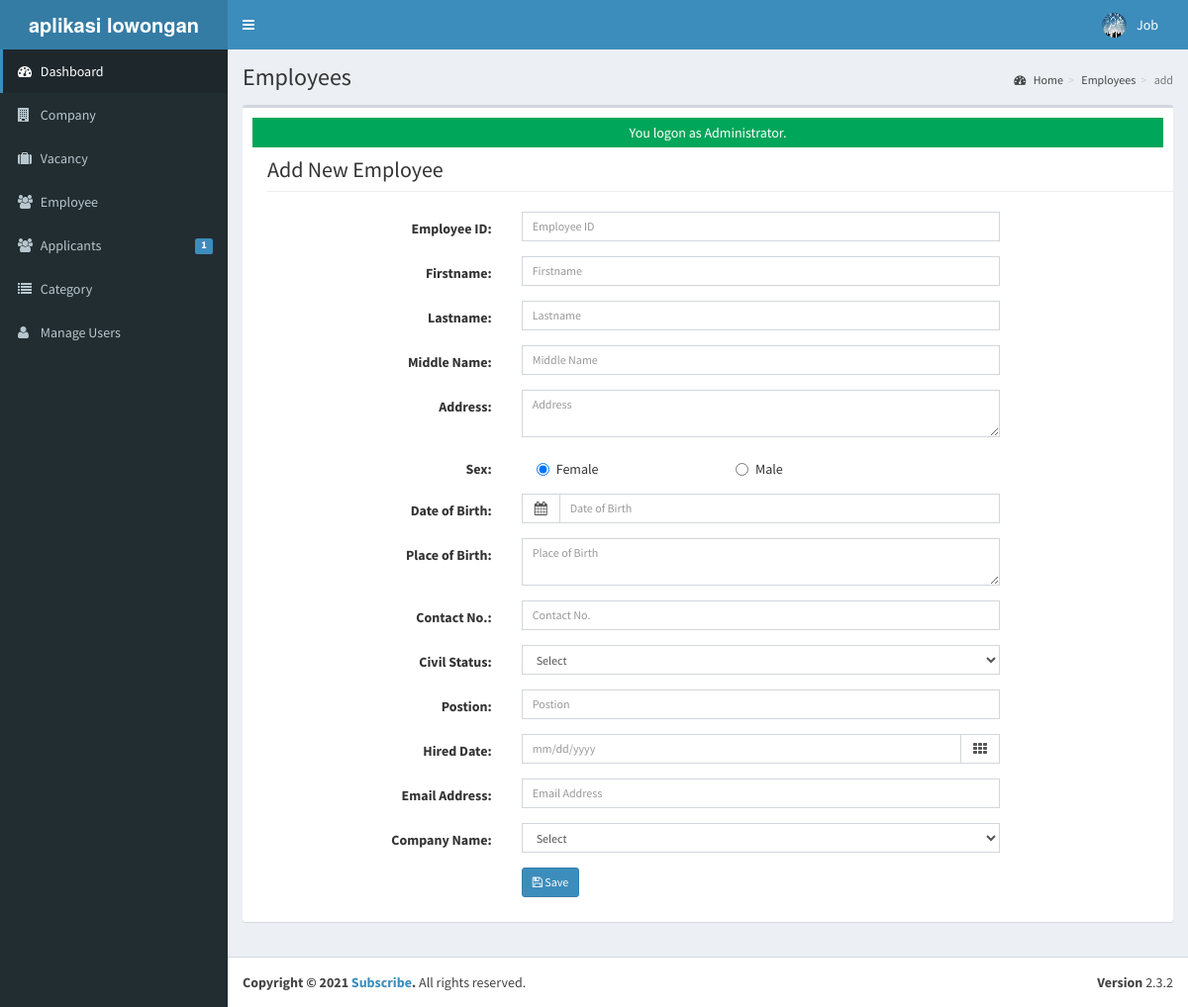
The page /admin/employee/index.php?view=add (signed in) on the database its author committed.
### tables this page shows
CREATE TABLE `tblusers` (
  `USERID` varchar(30) NOT NULL,
  `FULLNAME` varchar(40) NOT NULL,
  `USERNAME` varchar(90) NOT NULL,
  `PASS` varchar(90) NOT NULL,
  `ROLE` varchar(30) NOT NULL,
  `PICLOCATION` varchar(255) NOT NULL
);

### admin/employee/add.php (the view, shortened to what the rows shown need)
<section id="feature" class="transparent-bg">
       <div class="container">
          <div class="center wow fadeInDown">
                <h2 class="page-header">Add New Employee</h2>
           </div>
       </div>
   </section>

### admin/theme/templates.php (shortened to what the rows shown need)
<!DOCTYPE html>
<html>
    <head>
        <link rel="stylesheet" href="<?php echo web_root;?>bootstrap/css/bootstrap.min.css">
        <link rel="stylesheet" href="<?php echo web_root;?>plugins/font-awesome/css/font-awesome.min.css">
        <link rel="stylesheet" href="<?php echo web_root;?>dist/css/AdminLTE.min.css">
        <link rel="stylesheet" href="<?php echo web_root;?>dist/css/skins/_all-skins.min.css">
        <link rel="stylesheet" href="<?php echo web_root;?>plugins/iCheck/flat/blue.css">
        <link rel="stylesheet" href="<?php echo web_root;?>plugins/morris/morris.css">
        <link rel="stylesheet" href="<?php echo web_root;?>plugins/jvectormap/jquery-jvectormap-1.2.2.css">
        <link href="<?php echo web_root; ?>plugins/datepicker/bootstrap-datetimepicker.min.css" rel="stylesheet" media="screen">
        <link rel="stylesheet" href="<?php echo web_root;?>plugins/dataTables/jquery.dataTables.min.css">
        <link rel="stylesheet" href="<?php echo web_root;?>plugins/bootstrap-wysihtml5/bootstrap3-wysihtml5.min.css">
    </head>
 <body class="hold-transition skin-blue fixed sidebar-mini">
<div class="wrapper">
  <header class="main-header">
    <nav class="navbar navbar-static-top" role="navigation">
      <div class="navbar-custom-menu">
        <ul class="nav navbar-nav">
          <?php
              $user = New User();
              $singleuser = $user->single_user($_SESSION['ADMIN_USERID']);
          ?>
          <li class="dropdown user user-menu" style="padding-right: 15px;"  >
            <a href="#" class="dropdown-toggle" data-toggle="dropdown">
              <img src="<?php echo web_root.'admin/user/'. $singleuser->PICLOCATION;?>" class="user-image" alt="User Image">
              <span class="hidden-xs"><?php echo $singleuser->FULLNAME; ?></span>
            </a>
          </li>
        </ul>
      </div>
    </nav>
  </header>
  <div class="content-wrapper">
  <section class="content-header">
      <h1>
        <?php echo isset($title) ? $title : ''; ?>
      </h1>
    </section>
         <section class="content">
          <div class="row">
            <div class="col-xs-12">
              <div class="box">
                <div class="box-body">
              <?php
               require_once $content;
               ?>
             </div>
             </div>
           </div>
         </div>
         </section>
 </div>
    </body>
</html>

### rows shown on the page
tblusers: PICLOCATION (picture), FULLNAME "Job"

### other values the page prints
$pending->APPL "1"
$title "Employees"
$_GET['view'] "add"
$_SESSION['message'] "You logon as Administrator."
